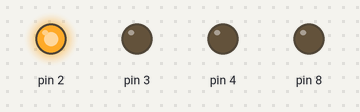
The sketch below on a simulated Arduino Uno, built with avr-gcc and run on an emulated ATmega328P. On the bench: output pins drawn as LEDs (lit = HIGH).

Above: at 0.1 s.
At 4.6 s:
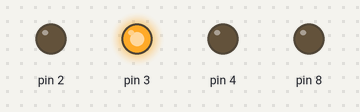
At 9.1 s:
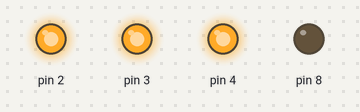
At 17.6 s:
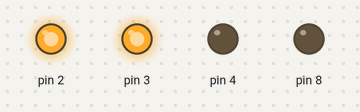
At 25.6 s:
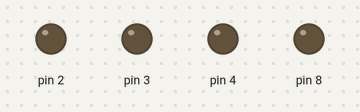
At 35.1 s:
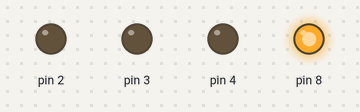
Timing chart, 0 to 40.0 s (numbered marks = the images above):
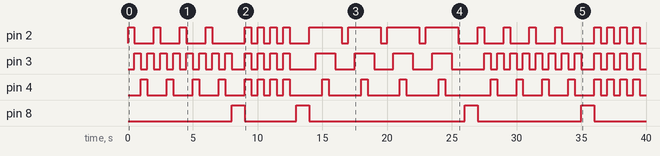

Measured:
- by itself, pin 2: LOW → HIGH at 0.00 s, → LOW 0.50 s later, → HIGH 1.5 s later, → LOW 0.50 s later, … (40 changes in this stretch)
- by itself, pin 3: LOW → HIGH at 0.50 s, → LOW 0.50 s later, → HIGH 0.50 s later, → LOW 0.50 s later, … (56 changes in this stretch)
- by itself, pin 4: LOW → HIGH at 1.0 s, → LOW 0.50 s later, → HIGH 1.5 s later, → LOW 0.50 s later, … (40 changes in this stretch)
- by itself, pin 8: LOW → HIGH at 8.0 s, → LOW 1.0 s later, → HIGH 4.0 s later, → LOW 1.0 s later, … (8 changes in this stretch)

The sketch:

LEDs_With_BUZZER.ino
```cpp
void setup() {
  // put your setup code here, to run once:
  for(char i=2;i<=4;i++)
  {
    pinMode(i,OUTPUT);
  }
  pinMode(8,OUTPUT);
}

void loop() {
  // put your main code here, to run repeatedly:
 for( char j = 0 ; j<4;j++)
 {
  for(char i =2;i<=4;i++)
  {
    digitalWrite(i,HIGH);
    delay(500);
    digitalWrite(i,LOW);
  }
  digitalWrite(3,HIGH);
  delay(500);
  digitalWrite(3,LOW);
 }
 digitalWrite(8,HIGH);
 delay(1000);
 digitalWrite(8,LOW);
 for(char j =0 ;j<4;j++)
 {
  for(char i =2;i<=4;i++)
  {
    digitalWrite(i,HIGH);
  }
  delay(500);
  for(char i =2;i<=4;i++)
  {
    digitalWrite(i,LOW);
  }
  delay(500);
 }
  digitalWrite(8,HIGH);
 delay(1000);
 digitalWrite(8,LOW);
 for( char j = 0 ; j<4;j++)
 {
  for(char i =2;i<=4;i++)
  {
    digitalWrite(i,HIGH);
    delay(500);
  }
  for(char i =4;i>=2;i--)
  {
    digitalWrite(i,LOW);
    delay(500);
  }
 }
 digitalWrite(8,HIGH);
 delay(1000);
 digitalWrite(8,LOW);
}
```
